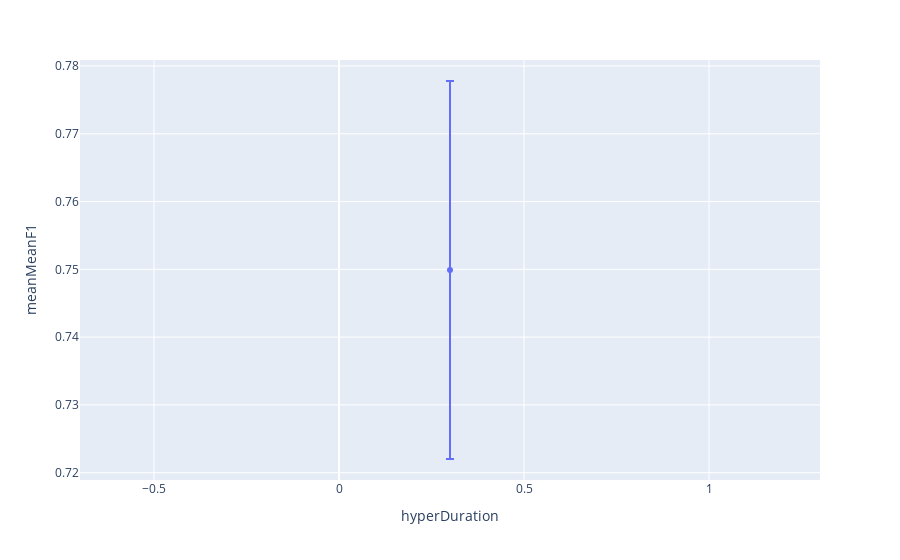

The notebook cell saved with this chart:
### Code cell
aux=hyperParams[(hyperParams.hyperThres==optimal.hyperThres)&(hyperParams.hyperDepth==optimal.hyperDepth)&
                (hyperParams.hyperClose==optimal.hyperClose)&(hyperParams.hyperConfidence==optimal.hyperConfidence)].reset_index(drop=True)
px.scatter(aux,x='hyperDuration',y='meanMeanF1',error_y='stdMeanF1')

### Figure 1 — Plotly figure (JSON) as saved in the notebook; plotly's stock layout.template omitted (floating-point values rounded to 4 significant figures)
{"data": [{"error_y": {"array": [0.02788]}, "hovertemplate": "hyperDuration=%{x}<br>meanMeanF1=%{y}<extra></extra>", "legendgroup": "", "marker": {"color": "#636efa", "symbol": "circle"}, "mode": "markers", "name": "", "orientation": "v", "showlegend": false, "type": "scatter", "x": [0.3], "xaxis": "x", "y": [0.7499], "yaxis": "y"}], "layout": {"legend": {"tracegroupgap": 0}, "margin": {"t": 60}, "xaxis": {"anchor": "y", "domain": [0, 1], "title": {"text": "hyperDuration"}}, "yaxis": {"anchor": "x", "domain": [0, 1], "title": {"text": "meanMeanF1"}}}}
